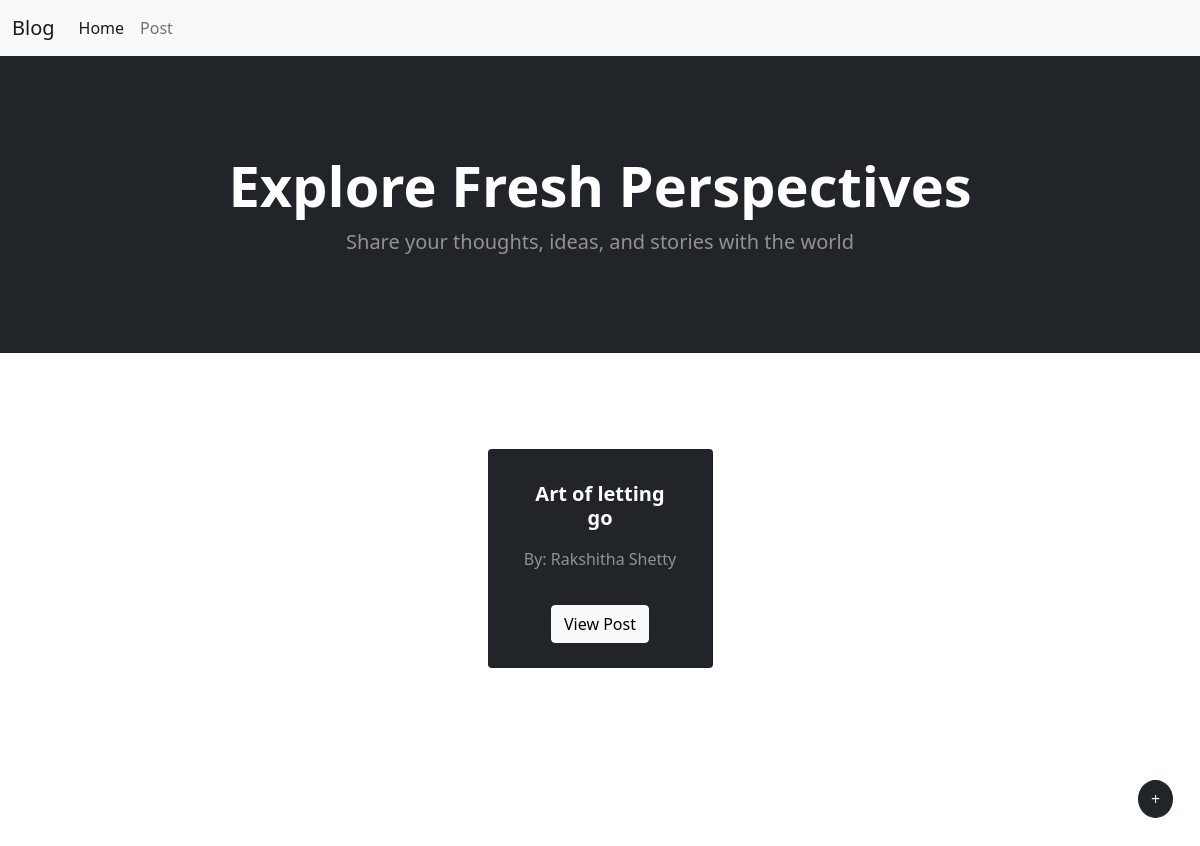
The app's page /, older data.
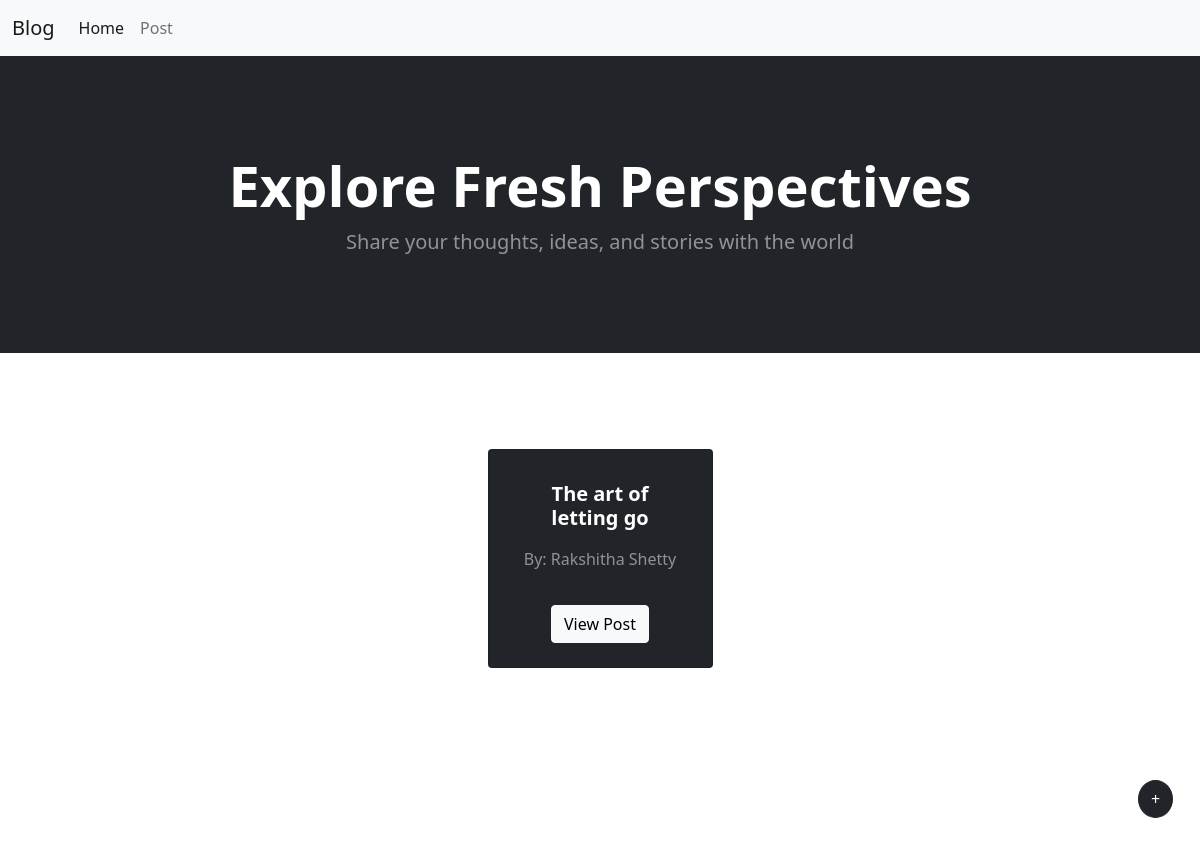
The same page, newer data.
### blog/models.py (models this page shows, shortened)
class Post(models.Model):
    title = models.CharField(max_length=100)
    content = models.TextField()
    author = models.CharField(max_length=50)
    created_at = models.DateTimeField(auto_now_add=True)
    updated_at = models.DateTimeField(auto_now=True)

### blog/views.py (the view)
# urls.py: path('', views.list_post, name="list_post"),
def list_post(request):
    blog_posts = Post.objects.all()
    return render(request, 'home.html', {'blog_posts':blog_posts})

### blog/templates/home.html
{% extends 'base.html' %}
{% block content %}
<header class="bg-dark py-5">
    <div class="container px-4 px-lg-5 my-5">
        <div class="text-center text-white">
            <h1 class="display-4 fw-bolder">Explore Fresh Perspectives</h1>
            <p class="lead fw-normal text-white-50 mb-0">Share your thoughts, ideas, and stories with the world</p>
        </div>
    </div>
</header>
<section class="py-5">
    <div class="container px-4 px-lg-5 mt-5">
        <div class="row gx-4 gx-lg-5 row-cols-2 row-cols-md-3 row-cols-xl-4 justify-content-center">
            {% for post in blog_posts %}
            <div class="col mb-5">
                <div class="card h-100 bg-dark">
                    <div class="card-body p-4">
                        <div class="text-left">
                            <center>
                                <h5 class="fw-bolder p-2 text-white">{{ post.title }}</h5>
                            <h6 class="p-1 text-white-50">By: {{ post.author }}</h6>
                            </center>
                        </div>
                    </div>
                    <div class="card-footer p-4 pt-0 border-top-0 bg-transparent">
                        <div class="text-center"><a class="btn btn-light mt-auto"
                                href="{% url 'view_post' post.id %}">View Post</a></div>
                    </div>
                </div>
            </div>
            {% endfor %}
        </div>
    </div>
</section>
<div class="container-full-width">
    <div class="mb-3">
        <div class="row">
            <div class="col-md-11"></div>
            <div class="col-md-1">
                <div class="card-body">
                    <a href="{% url 'add_post' %}" class="btn btn-dark text-white" style="border-radius: 50%;">+</a>
                </div>
            </div>
        </div>
    </div>
</div>
{% endblock %}

Row changes from the older to the newer data that the page shows:
removed Post: title "Art of letting go", author "Rakshitha Shetty"
added Post: title "The art of letting go", author "Rakshitha Shetty"
